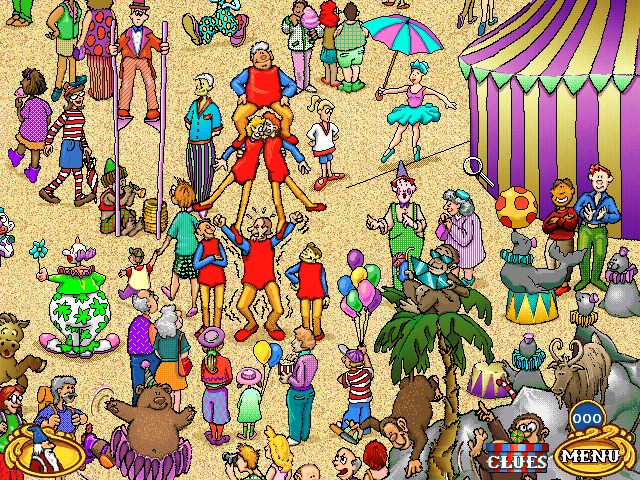
#> input picture assets/ga/ga5-norms/q1/waldo1.png, 640 x 480 px
$ jupyter execute Image_as_Matrices_trying_to_change_imagecode.ipynb   (shell and % lines are left out)
#> lines starting #> are read from the running program, lines starting #| are printed output that depends on the picture; long printed decimals are rounded
[cell 1]
import numpy as np
import numpy.linalg as la
import matplotlib.pyplot as plt

## Goals for this group activity:

This notebook will provide:

- intro to image as data
- intro to rgb color space
- test your knowledge of norms

##  Image as Data

A picture, in the real world, is a two-dimensional representation of something.  That _something_ can be three-dimensional or itself flat.

We will use the library `skimage` to import the image:

[cell 2]
from imageio import imread

[cell 3]
waldo_color_filename = 'waldo1.png'
waldo_color = imread( waldo_color_filename )
#> waldo_color is the input picture: shape (480, 640, 3); mean R, G, B 166.7, 142.6, 109

We can display the image using `plt.imshow`

[cell 4]
plt.figure(figsize = (10,10))
plt.imshow(waldo_color)

Now your image is represented in the form of a numpy array:

[cell 5]
waldo_color.dtype

**Try this!**

And you can start performing computations just like you do with other data. For example, take a look at the shape your image data:

[cell 6]
#clear
waldo_color.shape
#> Out = (480, 640, 3)

##### Why do we have "4 layers" representing the above image, instead of 1?
We will soon be talking about this! But let's first see how we can get images from just one layer.

## Gray scale

Here we create a 5x5 array of random numbers between 0 and 1. In the example below, we use a gray scale mapping for the colors, where 0 corresponds to black and 1 corresponds to white.

[cell 7]
random_colors = np.random.rand(25).reshape(5,5)
print(random_colors)
plt.imshow(random_colors, cmap='gray' )
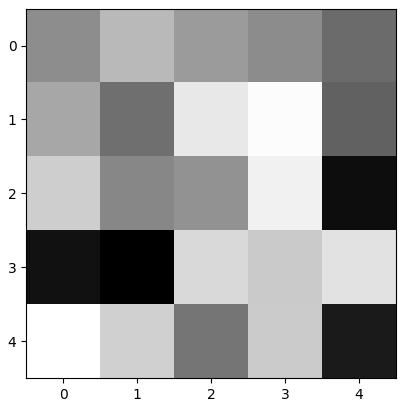
#> figure drawn by matplotlib, 1 panel

## RGB Colors

RGB color space constructs all the colors from the combination of the Red, Green and Blue colors (it is just a linear combination!)

In our grayscale image, each pixel tone is defined by a value between 0 and 1. In a colored image, each pixel color is obtained by a given amount of red, given amount of green and a given amount of blue, and are stored in [24 bits](https://en.wikipedia.org/wiki/Color_depth#True_color_(24-bit)) format: 8 bits to describe the amount of each color (red, green, and blue). RBGA color space adds 8 bits to describe the _alpha_ channel, or transparency of the pixel.  The illustration below shows how different colors can be represented using 24 bits (not including the transparency channel):

Recall that $(11111111)_{2} = (255)_{10}$, meaning that each color value will vary from 0 to 255.

## 3D array for color images

We can now think of your colored image as a three dimensional array, where each layer of the array corresponds to a different color channel.

## Back to the Waldo Image

**Try this!**

We can inspect the entries of the color Waldo image `waldo_color`. Take a look at the maximum value and the minimum value.

[cell 8]
#clear
print(waldo_color.min())
#| 0
print(waldo_color.max())
#| 255

and observe that indeed the values for each pixel vary between 0 and 255. We now know that the "4 layers" correspond to each RGB channel, and the transparency channel. We can use Python slicing to get the color for a given pixel:

[cell 9]
waldo_color[4,5,:]
#> Out = [231, 227, 134]

## Help us finding Waldo!

Waldo's gone missing again.
Time to solve the problem once and for all with the power of <em>norms</em>.
    Norms provide a measure of 'magnitude' for a vector or 'distance' given the difference between two vectors.
    For arrays that represent images (as in this problem), a small distance indicates a high degree of similarity between images.

To make this problem simpler, we will first convert the image from rgb scale to grayscale, such that our image can be represented by a matrix (only one laywer). We will use the function `rgb2gray`.

[cell 10]
def rgb2gray(rgb):
    return np.dot(rgb[...,:3], [0.299, 0.587, 0.144])
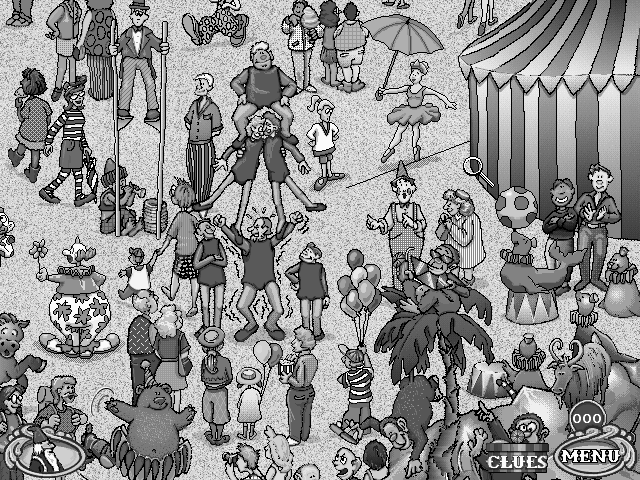
#> returned value: shape (480, 640) float64; min 0, max 262.6, mean 149.3; drawn with min black and max white

[cell 11]
waldo_gray = rgb2gray(waldo_color)
waldo_gray.max()
#> Out = 262.6

[cell 12]
plt.figure(figsize = (10,10))
plt.imshow(waldo_gray,cmap='gray')

Check the shape of your new image `waldo_gray`:

[cell 13]
waldo_gray.shape
#> Out = (480, 640)

Great! We now have the image represented as a matrix.

For this problem, we want to use the **$2$-norm (or Euclidean norm)**. A vector $2$-norm $||\mathbf x||_2$ assigns to every vector $\mathbf{x}\in\mathbb{R}^n$ a nonnegative number by $$||\mathbf{x}||_2 = {\left(\sum^n x^2_i \right)}^{1/2}. $$

The function <code>numpy.linalg.norm</code> computes by default the vector $2$-norm.

We could flatten the image, to transform it from a 2d array into a 1d array, and then apply the vector $2$-norm above.

[cell 14]
waldo_gray.flatten().shape
#> Out = (307200,)

This procedure corresponds to the Frobenius norm (and <strong>not</strong> the induced matrix $2$-norm) which is given by:
$$||X||_F = {\left(\sum^n\sum_{j=1}^m X_{ij}^2 \right)}^{1/2},$$
which is the default norm computed when we use the  function <code>numpy.linalg.norm</code> with a 2d array as input argument.

**Try this!**

Compute the norm of the array `waldo_gray` passing the 2d array as argument, and compare with the result when you pass the flatten 1d array as argument

[cell 15]
#clear
print(la.norm(waldo_gray))
#| 92909.208

print(la.norm(waldo_gray.flatten()))
#| 92909.208

Waldo face is given in the following numpy array:

[cell 16]
waldo_face = np.load('face.npy')
#> (reads assets/ga/ga5-norms/q1/face.npy from the repository)
waldo_face.shape

Write a code snippet that finds the image of Waldo's face (given by `waldo_face` ) inside the complete image `waldo_gray`.

- Look through each subimage of `waldo_gray`, with the same dimensions as `waldo_face`,  and find the one where their difference has the minimum **vector $2$-norm**. You are in essence finding the subimage the has the minimum error when comparing to the image given by `waldo_face`.

- Each subimage should be uniquely identified by the position of its top-left-most pixel. In other words, the left-top corner of the image is the reference point, or you can think of location (0,0). All other pixels have location with respect to the top-left corner. A position (i,j) means that the pixel is located i rows below the top-left corner and j columns to the right of the top-left corner.

- Once you've found Waldo's likeliest hiding spot, save that position in <code>top_left</code>, which is a tuple with the (i,j) position.

- Also save the resulting norm of the difference in <code>min_diff</code>.

The grading code will be checking the variables `top_left` and `min_diff` defined inside the `#grade` cell below:

[cell 17]
#grade_clear
height = waldo_face.shape[0]
width = waldo_face.shape[1]
min_diff = la.norm(waldo_gray)
#> min_diff = 92909.2

for i in range(waldo_gray.shape[0] - height + 1):
    for j in range(waldo_gray.shape[1] - width + 1):
        sub_matrix = waldo_gray[i:i + height, j:j + width]
        matrix_diff = (waldo_face - sub_matrix)
        vector_norm = la.norm(matrix_diff)
        if vector_norm < min_diff:
            top_left = (i, j)
            min_diff = vector_norm
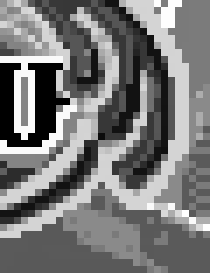
#> matrix_diff: shape (39, 30) float64 (shown 7 times larger); min -258.5, max 0.867, mean -135.4; drawn with min black and max white
#> after the loop, min_diff = 2707.2; top_left = (329, 393)

[cell 18]
print( top_left, min_diff )
#| (329, 393) 2707.217

Define the image `waldo_found` that "highlights" Waldo face in the complete image. Here is how you should do this:

- Create a copy of `waldo_gray` as `waldo_found`

- Multiplying all pixel values in <code>waldo_found</code> that are **outside** of <code>waldo_face</code> by $0.3$. This will darken the other portion of the image.

[cell 19]
#grade_clear
waldo_found = waldo_gray.copy()
mask = np.zeros_like(waldo_found)
i, j = top_left
#> i = 329; j = 393
mask[i:i + height, j:j + width] = 1
waldo_found [mask < 1] *= 0.3
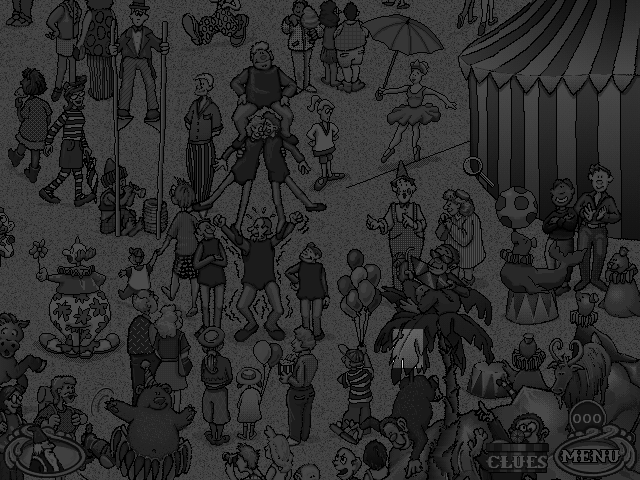
#> waldo_found: shape (480, 640) float64; min 0, max 236.3, mean 45
